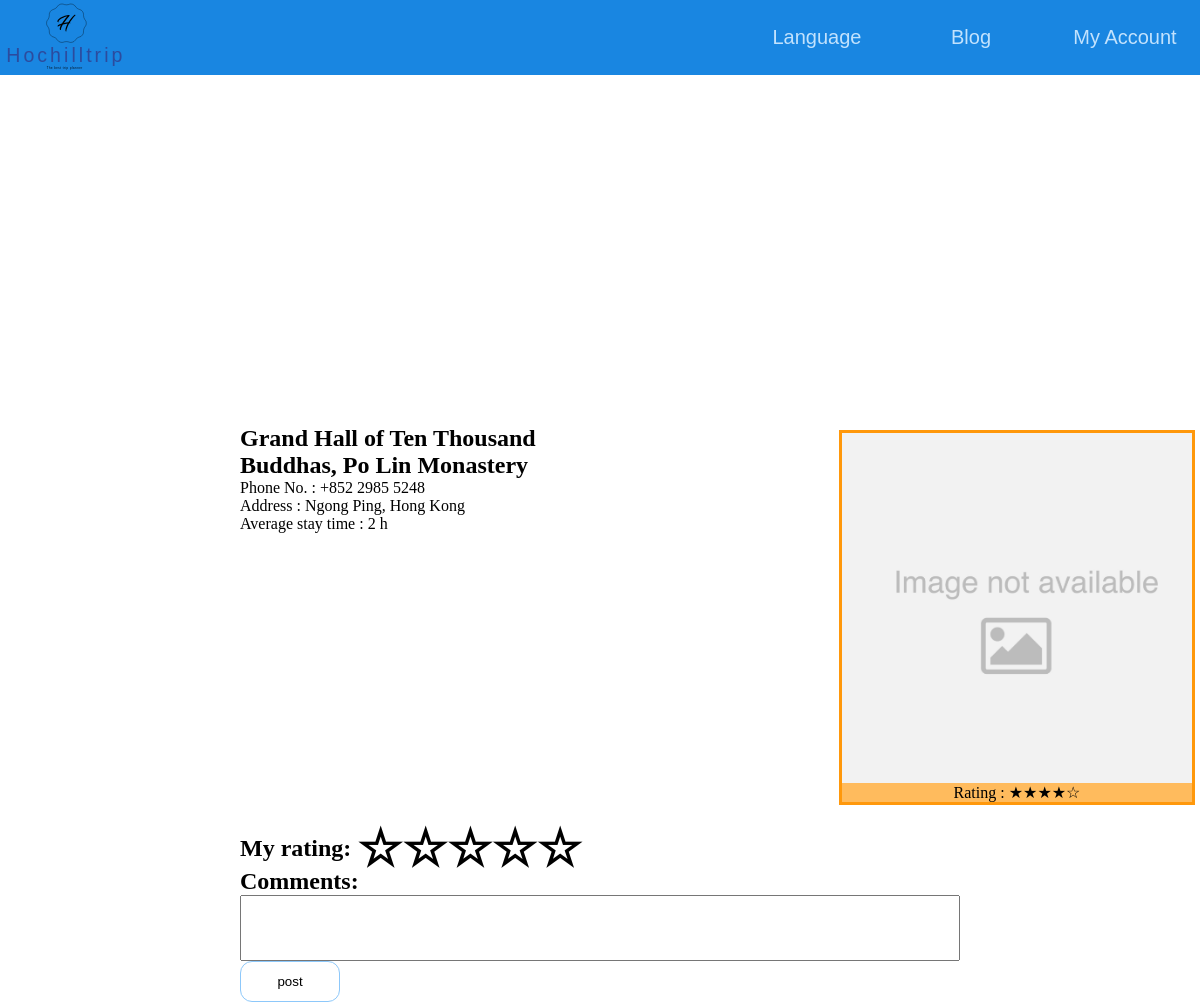
Screenshot of /place?id=17 (signed in) with the database file from the repository.
### tables this page shows
CREATE TABLE `attraction` (
  `attractionID` int(11) NOT NULL,
  `googleId` varchar(128) NOT NULL,
  `name` varchar(256) NOT NULL,
  `lat` decimal(10,7) NOT NULL,
  `lon` decimal(10,7) NOT NULL,
  `img` mediumtext DEFAULT NULL,
  `phone` varchar(16) DEFAULT NULL,
  `address` varchar(512) DEFAULT NULL,
  `businessHour` varchar(16) DEFAULT NULL,
  `rating` float DEFAULT NULL,
  `countryID` int(11) NOT NULL,
  `duration` int(11) DEFAULT NULL
);

### place_text.php (called while the page is built, shortened)
<?php
    if (isset($required)) {
        if ($_SESSION["lang"] == "EN") {
            $place_text["notFound"]="Place not found";
            $place_text["phone"] = "Phone No.";
            $place_text["address"] = "Address";
            $place_text["businessHour"] = "Business Hour";
            $place_text["averagetime"] = "Average stay time";
            $place_text["post"] = "post";
            $place_text["comments"] = "Comments";
            $place_text["rating"] = "Rating";
            $place_text["page"] = "page";
            $place_text["nodisplaynamemsg"] = "page";
            $place_text["myrating"] = "My rating";
        } else if ($_SESSION["lang"] == "ZH") {
            $place_text["notFound"]="此地方不存在";
            $place_text["phone"] = "Phone No.";
            $place_text["address"] = "地址";
            $place_text["businessHour"] = "營業時間";
            $place_text["averagetime"] = "平均逗留時間";
            $place_text["comments"] = "留言";
            $place_text["post"] = "發布";
            $place_text["rating"] = "評分";
            $place_text["page"] = "頁";
            $place_text["nodisplaynamemsg"] = "page";
            $place_text["myrating"] = "我的評分";
        }
    }
?>

### api_key.php (called while the page is built, shortened)
<?php
if ($required !=1) {
    require("404.php");
} else {
    $googleapi="AIzaSyDog7hXlhQFMMuvI4PWVeMnhG_R_v8oFsk";
}
?>

### place.php (the view, shortened to what this page needs)
<?php
    if (!(isset($_GET["id"]) xor isset($_GET["gid"]))) {
?>
        <script>
            window.location.replace('home');
        </script>
<?php
    } else {
        $required=1;
        require("api_key.php");
        require("html_start.php");
        require("database.php");
        require("place_text.php");
        if (isset($_GET["id"])) {
            $sql = "select attractionID from attraction where attractionID = ".$_GET["id"];
            $result = $conn->query($sql);
            if ($result->num_rows == 0) {
                echo "<h2>".$place_text["notFound"]."!</h2>";
            } else {
?>
                <div id="place_flex">
                    <div id="place_map_container">
                        <div id="place_map"></div>
                    </div>
                    <div id="place_detail">
<?php
                        $sql = "select name,phone,address,businessHour,duration,lat,lon from attraction where attractionID = ".$_GET["id"];
                        $result = $conn->query($sql);
                        if ($result->num_rows > 0) {
                            if ($row = $result->fetch_assoc()) {
                                if ($row["duration"]!=null) {
                                    $duration = (floor($row["duration"]/60/60)==0)?"":(floor($row["duration"]/60/60))." h ";
                                    $duration .= (ceil(($row["duration"] % 3600)/60)  == 0)?"":(ceil(($row["duration"] % 3600)/60))." min";
                                }
                                echo "
                                    <h2>".$row["name"]."</h2>
                                    ".(($row["phone"]==null)?"":$place_text["phone"]." : ".$row["phone"]."<br>")."
                                    ".(($row["address"]==null)?"":$place_text["address"]." : ".$row["address"]."<br>")."
                                    ".(($row["businessHour"]==null)?"":$place_text["businessHour"]." : ".$row["businessHour"]."<br>")."
                                    ".(($row["duration"]==null)?"":$place_text["averagetime"]." : ".$duration."<br>")."
                                ";
                            }
                        }
?>
                    </div>
                    <div id="place_ratebox"><div id="place_ratebox_container">
<?php
                        $sql = "select img,rating from attraction where attractionID = ".$_GET["id"];
                        $result = $conn->query($sql);
                        if ($result->num_rows > 0) {
                            if ($row = $result->fetch_assoc()) {
                                if ($row["img"]!=null) {
                                    $img = 'https://maps.googleapis.com/maps/api/place/photo?maxwidth=400&photoreference='.$row["img"].'&key='.$googleapi;
                                } else {
                                    $img = "imgs/noimg.png";
                                }
                                $google_rating = $row["rating"];
                                echo '<img src="'.$img.'"><br>';
                            }
                        }
                        $sql = "select AVG(rating) as rating from userrate_attraction where attractionID = ".$_GET["id"];
                        $result = $conn->query($sql);
                        if ($result->num_rows > 0) {
                            if ($row = $result->fetch_assoc()) {
                                $user_rating = $row["rating"];
                            }
                        }
                        if ($google_rating == null && $user_rating == null) {
                            $rating = null;
                        } else if ($google_rating == null) {
                            $rating = $user_rating;
                        } else if ($user_rating == null) {
                            $rating = $google_rating;
                        } else {
                            $rating = $google_rating*0.7+$user_rating*0.3;
                        }
                        echo $place_text["rating"]." : ";
                        if ($rating == null) {
                            echo "-";
                        } else {
                            for ($i = 1; $i<=$rating; $i++) {
                                echo "★";
                            }
                            for ($i = 5;$i>$rating;$i--){
                                echo "☆";
                            }
                        }
?>
                    </div></div>
                    <div id="place_commentSection">
                        <h2><?php echo $place_text["myrating"];?>:
<?php
                            $sql = "select rating from userrate_attraction where attractionID = ".$_GET["id"]." and userid = ".$_SESSION["userid"];
                            $result = $conn->query($sql);
                            if ($result->num_rows > 0) {
                                if ($row = $result->fetch_assoc()) {
                                    $myrating = $row["rating"];
                                }
                            } else {
                                $myrating = 0;
                            }
                            for ($i = $myrating+1;$i<=5;$i++){
                                echo '<span class="rating" val="'.$i.'">☆</span>';
                            }
?>
                        </h2>
                        <h2><?php echo $place_text["comments"];?>:</h2>
<?php
                        if (isset($_SESSION["userid"])) {
                            $sql = "select userid from user where userID = ".$_SESSION["userid"];
                            $result = $conn->query($sql);
                            if ($result->num_rows > 0) {
                                if ($row = $result->fetch_assoc()) {
                                    echo "
                                        <textarea id='command_input' rows='4'></textarea>
                                        <button  style='width: 100px' id='post_comment'>".$place_text["post"]."</button>
                                        <script>
                                            function autoResize() {
                                                this.style.height = 'auto';
                                                this.style.height = this.scrollHeight + 'px';
                                            }
                                            textarea = document.querySelector('#command_input');
                                            textarea.addEventListener('input', autoResize, false);
                                        </script>
                                    ";
?>
<?php
                                }
                            }
                        }
?>
                    </div>
                </div>
<?php
            }
        }
        require("html_end.php");
    }
?>

### css/style.css (style rules this page uses)
h2 { word-break: break-word; }
body { margin: 0; overflow-y: hidden; overflow-x: auto; width: 100%; height: 100%; background-color: #a8e3ff; min-width:590; }
div { box-sizing: border-box; }
input, button { outline: none; }
button { cursor: pointer; }
#login form button,#login_switch button ,#forget_pw form button, #recovery_pw_form button, #ch_pw_frm button, #ch_displayName_frm button,#post_comment, .save,.regen, .duplicate, .toblog, .viewplan, .post, .preview, .edit { background-color: white; border-radius: 12px; border: solid 1px #8DC8FA; padding: 12px; width:30%; }
#place_flex { display:flex; width:100%; flex-wrap: wrap; }
#place_detail { flex-grow: 1; max-width: calc(100% - 366px); padding: 0 20%; }
#place_ratebox { text-align: center; }
#place_ratebox img { width:350px; }
#place_ratebox_container { background-color: #FFBB5D; border: 3px #FF980B solid; margin: 5px; }
#place_map_container { flex-basis: 100%; height:350px; }
#place_map { height:100%; width: 100%; }
#place_commentSection { flex-basis: 100%; padding: 0 20%; }
#command_input { width: 100%; overflow: hidden; resize: none; }
.rating { cursor: pointer; font-size: 50px; position:relative; top: 10px; }

### css/quillsnow.css (style rules this page uses)
p, ol, ul, pre, blockquote, h1, h2, h3, h4, h5, h6 { margin: 0; padding: 0; counter-reset: list-1 list-2 list-3 list-4 list-5 list-6 list-7 list-8 list-9; }

### rows the page displays
attraction: name "Grand Hall of Ten Thousand Buddhas, Po Lin Monastery", phone "+852 2985 5248", address "Ngong Ping, Hong Kong", duration "2 h"

### other values shown
$html_start_text["language"] "Language"
$html_start_text["blog"] "Blog"
$html_start_text["myaccount"] "My Account"
$place_text["phone"] "Phone No."
$place_text["address"] "Address"
$place_text["averagetime"] "Average stay time"
$place_text["rating"] "Rating"
$place_text["myrating"] "My rating"
$place_text["comments"] "Comments"
$place_text["post"] "post"
